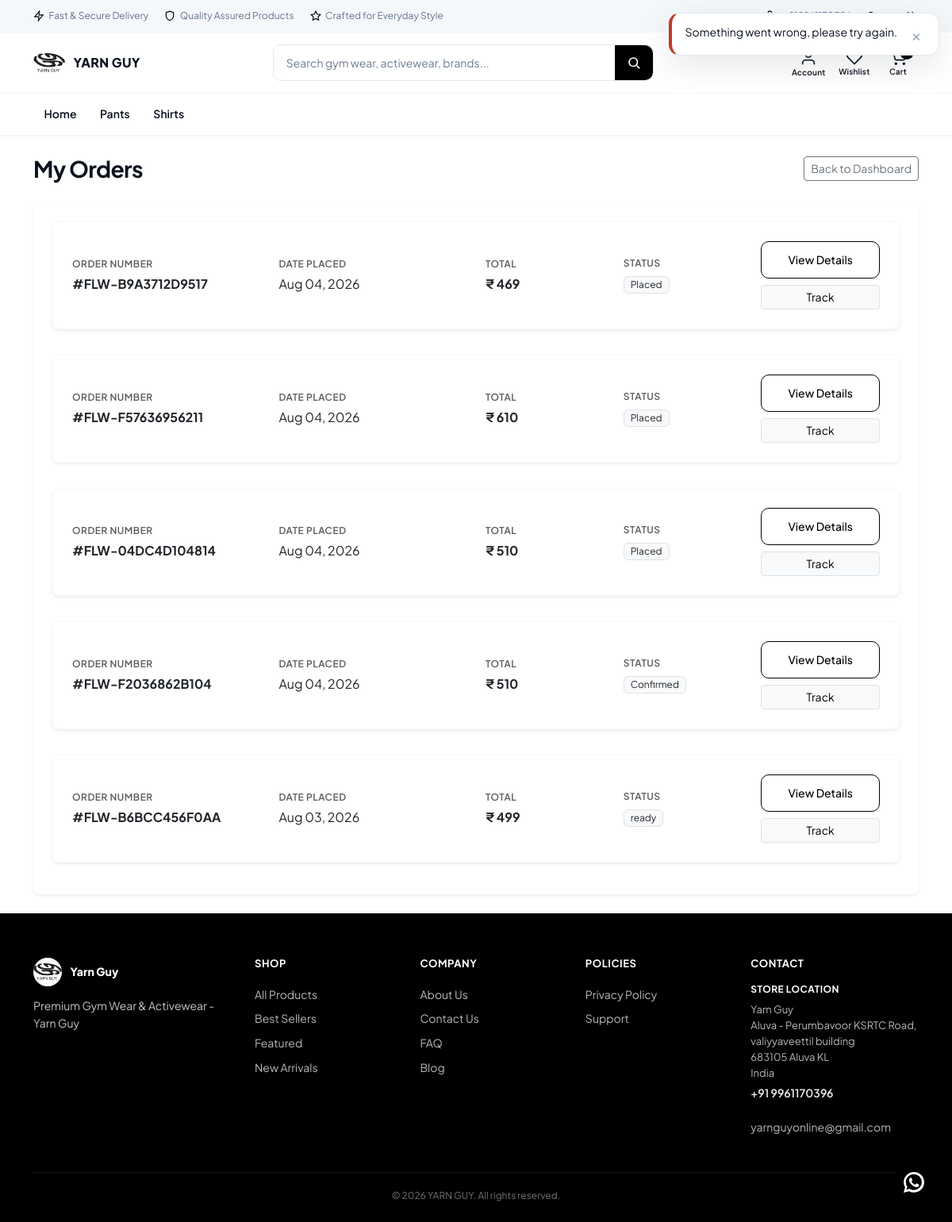
Before: /orders/ (signed in) with the older database file.
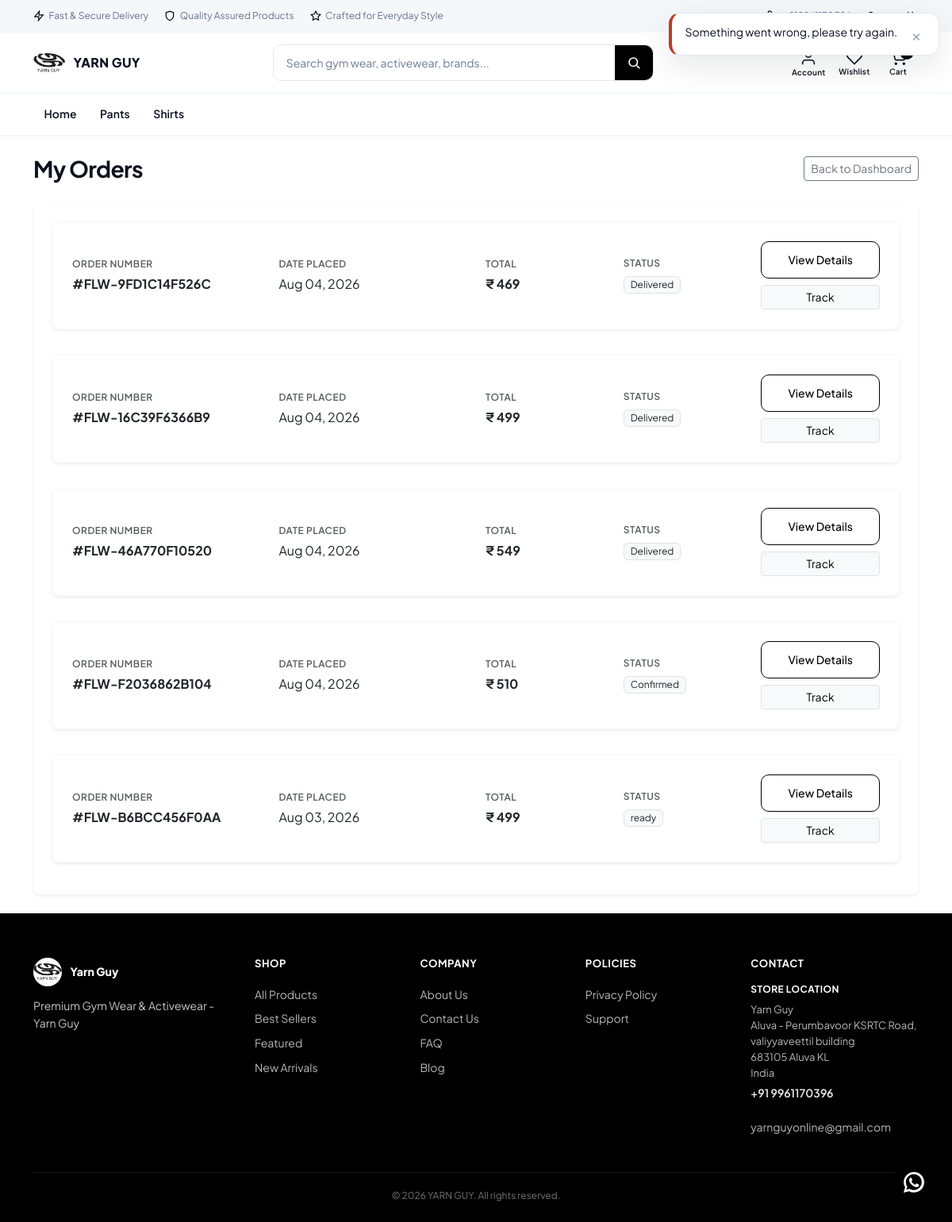
After: the same page with the newer database file.
### catalog/models.py (models this page shows, shortened)
class Category(TimeStampedModel):
    name = models.CharField(
        max_length=120,
        verbose_name="Name",
        help_text="Display name of the category.",
    )
    slug = models.SlugField(
        max_length=120,
        unique=True,
        db_index=True,
        verbose_name="Slug",
        help_text="URL-friendly category identifier.",
    )
    meta_title = models.CharField(max_length=70, blank=True, verbose_name="Meta title")
    meta_description = models.CharField(max_length=160, blank=True, verbose_name="Meta description")
    og_image = models.ImageField(
        upload_to="seo/categories/",
        blank=True,
        null=True,
        verbose_name="Open Graph image",
    )
    parent = models.ForeignKey(
        "self",
        on_delete=models.SET_NULL,
        null=True,
        blank=True,
        related_name="children",
        verbose_name="Parent category",
        help_text="Parent node in the category tree; null for top-level.",
    )
    display_order = models.PositiveIntegerField(
        default=0,
        verbose_name="Display order",
        help_text="Lower values appear first in navigation.",
    )
    is_active = models.BooleanField(
        default=True,
        db_index=True,
        verbose_name="Is active",
        help_text="When False, category is hidden from the storefront.",
    )
    class Meta:
        verbose_name = "Category"
        verbose_name_plural = "Categories"
        ordering = ["display_order", "name"]
        indexes = [
            models.Index(fields=["is_active"], name="cat_category_is_active_idx"),
        ]

### orders/models.py (models this page shows, shortened)
class Order(TimeStampedModel):
    customer_profile = models.ForeignKey(
        "accounts.CustomerProfile",
        on_delete=models.CASCADE,
        related_name="orders",
        null=True,
        blank=True,
        verbose_name="Customer profile",
        help_text="Owner of this order; null for guest checkout.",
    )
    cart = models.ForeignKey(
        "cart.Cart",
        on_delete=models.SET_NULL,
        null=True,
        blank=True,
        related_name="orders",
        verbose_name="Source cart",
    )
    order_number = models.CharField(
        max_length=32,
        unique=True,
        db_index=True,
        verbose_name="Order number",
        help_text="Human-readable unique order reference.",
    )
    idempotency_key = models.CharField(
        max_length=64,
        unique=True,
        null=True,
        blank=True,
        db_index=True,
        verbose_name="Idempotency key",
        help_text="Client-supplied key preventing duplicate order creation.",
    )
    order_status = models.CharField(
        max_length=20,
        choices=OrderStatus.choices,
        default=OrderStatus.PLACED,
        db_index=True,
        verbose_name="Order status",
    )
    delivery_date = models.DateField(
        null=True,
        blank=True,
        verbose_name="Delivery date",
        db_index=True,
    )
    subtotal = models.DecimalField(max_digits=12, decimal_places=2, default=0)
    coupon_discount = models.DecimalField(max_digits=12, decimal_places=2, default=0)
    delivery_charge = models.DecimalField(max_digits=12, decimal_places=2, default=0)
    total_amount = models.DecimalField(
        max_digits=12,
        decimal_places=2,
        verbose_name="Total amount",
        help_text="Order total in the customer's checkout currency.",
    )
    currency = models.ForeignKey(
        "core.Currency",
        on_delete=models.PROTECT,
        null=True,
        blank=True,
        related_name="orders",
        verbose_name="Currency",
    )
    delivery_address_snapshot = models.JSONField(
        default=dict,
        verbose_name="Delivery address snapshot",
    )
    invoice_details = models.JSONField(default=dict, verbose_name="Invoice details")
    class Meta:
        verbose_name = "Order"
        verbose_name_plural = "Orders"
        indexes = [
            models.Index(
                fields=["customer_profile", "-created_at"],
                name="ord_customer_created_idx",
            ),
            models.Index(fields=["order_status"], name="orders_order_status_idx"),
            models.Index(fields=["idempotency_key"], name="orders_idempotency_key_idx"),
        ]
        ordering = ["-created_at"]

### core/models.py (models this page shows, shortened)
class TimeStampedModel(models.Model):
    created_at = models.DateTimeField(
        auto_now_add=True,
        db_index=True,
        verbose_name="Created at",
        help_text="Timestamp when this record was first created.",
    )
    updated_at = models.DateTimeField(
        auto_now=True,
        db_index=True,
        verbose_name="Updated at",
        help_text="Timestamp when this record was last modified.",
    )
    class Meta:
        abstract = True

class Currency(TimeStampedModel):
    code = models.CharField(
        max_length=3,
        unique=True,
        db_index=True,
        verbose_name="Currency code",
        help_text="ISO 4217 currency code, e.g. QAR or USD.",
    )
    symbol = models.CharField(
        max_length=8,
        verbose_name="Symbol",
        help_text="Display symbol shown alongside prices, e.g. ر.ق or $.",
    )
    exchange_rate_to_base = models.DecimalField(
        max_digits=18,
        decimal_places=8,
        verbose_name="Exchange rate to base",
        help_text="Multiplier to convert this currency into the platform base currency.",
    )
    is_default = models.BooleanField(
        default=False,
        db_index=True,
        verbose_name="Is default",
        help_text="When True, this currency is the storefront default.",
    )
    is_active = models.BooleanField(
        default=True,
        db_index=True,
        verbose_name="Is active",
        help_text="When False, this currency is hidden/inactive on the storefront.",
    )
    class Meta:
        verbose_name = "Currency"
        verbose_name_plural = "Currencies"
        indexes = [
            models.Index(fields=["is_default"], name="core_currency_is_default_idx"),
        ]

### orders/views.py (the view)
# urls.py: path("", views.order_list_view, name="list"),
@login_required
@require_GET
def order_list_view(request: HttpRequest) -> HttpResponse:
    profile = request.user.customer_profile
    page = int(request.GET.get("page", 1))
    orders_page = get_customer_orders(customer_profile=profile, page=page, page_size=20)
    return render(
        request,
        "orders/order_list.html",
        {
            "orders": orders_page["results"],
            "pagination": {
                "page": orders_page["page"],
                "total_count": orders_page["total_count"],
                "total_pages": orders_page["total_pages"],
                "has_next": orders_page["has_next"],
                "has_previous": orders_page["has_previous"],
            }
        },
    )

### cart/selectors.py (called while the page is built)
def get_cart_for_request(*, request: HttpRequest) -> Optional[Cart]:
    if hasattr(request, _CART_CACHE_ATTR):
        return getattr(request, _CART_CACHE_ATTR)
    if not request.session.session_key:
        request.session.create()
    session_key = request.session.session_key
    cart = None
    if request.user.is_authenticated and hasattr(request.user, "customer_profile"):
        cart = (
            Cart.objects.filter(customer_profile=request.user.customer_profile)
            .select_related("currency")
            .first()
        )
    if cart is None:
        cart = (
            Cart.objects.filter(session_key=session_key)
            .select_related("currency")
            .first()
        )
    setattr(request, _CART_CACHE_ATTR, cart)
    return cart

def get_cart_item_count(*, cart: Cart | None) -> int:
    if cart is None:
        return 0
    total = CartItem.objects.filter(cart=cart).aggregate(total=Sum("quantity"))["total"]
    return int(total or 0)

def get_cart_count(*, request: HttpRequest) -> int:
    cart = get_cart_for_request(request=request)
    return get_cart_item_count(cart=cart)

### templates/orders/order_list.html (shortened to what this page needs)
{% extends "base.html" %}
{% load i18n storefront_tags %}
{% block content %}
<div class="container page-container py-4">
  <div class="d-flex justify-content-between align-items-center mb-4">
    <h1 class="section-title mb-0">{% trans "My Orders" %}</h1>
    <a href="{% url 'accounts:dashboard' %}" class="btn btn-outline-secondary btn-sm">{% trans "Back to Dashboard" %}</a>
  </div>
  {% if orders %}
  <div class="card border-0 shadow-sm rounded-3">
    <div class="card-body p-4">
      <div class="d-flex flex-column gap-3">
        {% for order in orders %}
        <div class="card border border-light rounded-3 mb-3 shadow-sm bg-white" style="transition: transform 0.2s, box-shadow 0.2s;" onmouseover="this.style.transform='translateY(-2px)'; this.style.boxShadow='0 .5rem 1rem rgba(0,0,0,.08)';" onmouseout="this.style.transform='translateY(0)'; this.style.boxShadow='0 .125rem .25rem rgba(0,0,0,.075)';">
          <div class="card-body p-3 p-md-4">
            <div class="row align-items-center">
              <div class="col-md-3 mb-2 mb-md-0">
                <span class="text-muted small text-uppercase fw-semibold d-block mb-1" style="font-size: 0.75rem; letter-spacing: 0.5px;">{% trans "Order Number" %}</span>
                <span class="fw-bold text-dark fs-6">#{{ order.order_number }}</span>
              </div>
              <div class="col-md-3 mb-2 mb-md-0">
                <span class="text-muted small text-uppercase fw-semibold d-block mb-1" style="font-size: 0.75rem; letter-spacing: 0.5px;">{% trans "Date Placed" %}</span>
                <span class="text-dark">{{ order.created_at|date:"M d, Y" }}</span>
              </div>
              <div class="col-md-2 mb-2 mb-md-0">
                <span class="text-muted small text-uppercase fw-semibold d-block mb-1" style="font-size: 0.75rem; letter-spacing: 0.5px;">{% trans "Total" %}</span>
                <span class="fw-bold text-dark">{% money_label order.total_amount order.currency %}</span>
              </div>
              <div class="col-md-2 mb-3 mb-md-0">
                <span class="text-muted small text-uppercase fw-semibold d-block mb-1" style="font-size: 0.75rem; letter-spacing: 0.5px;">{% trans "Status" %}</span>
                <span class="badge bg-light text-dark border px-2 py-1 fw-normal">{{ order.get_order_status_display|default:order.order_status }}</span>
              </div>
              <div class="col-md-2 text-md-end">
                <a href="{% url 'orders:detail' order_id=order.pk %}" class="btn btn-outline-floward btn-sm w-100 mb-2 fw-medium">{% trans "View Details" %}</a>
                <a href="{% url 'orders:tracking' order_id=order.pk %}" class="btn btn-light border btn-sm w-100">{% trans "Track" %}</a>
              </div>
            </div>
          </div>
        </div>
        {% endfor %}
      </div>
    </div>
  </div>
  {% endif %}
</div>
{% endblock %}

### templates/includes/header.html (shortened to what the changed rows need)
{% load i18n static %}
<header class="site-header jm-header sticky-top">
  <nav class="jm-nav d-none d-lg-block" aria-label="{% trans 'Primary' %}">
    <div class="container jm-nav__inner">
      <ul class="jm-nav__links">
        {% for cat in category_tree %}
        <li><a
            class="jm-nav__link {% if request.resolver_match.kwargs.category_slug == cat.slug %}is-active{% endif %}"
            href="{% url 'catalog:plp-category' category_slug=cat.slug %}">{{ cat.name }}</a></li>
        {% endfor %}
      </ul>
    </div>
  </nav>
</header>

Changed rows visible on the page:
removed Order: order_number "FLW-B9A3712D9517", created_at "Aug 04, 2026", total_amount+currency "₹ 469", order_status "Placed"
removed Order: order_number "FLW-F57636956211", created_at "Aug 04, 2026", total_amount+currency "₹ 610", order_status "Placed"
removed Order: order_number "FLW-04DC4D104814", created_at "Aug 04, 2026", total_amount+currency "₹ 510", order_status "Placed"
added Order: order_number "FLW-9FD1C14F526C", created_at "Aug 04, 2026", total_amount+currency "₹ 469", order_status "Delivered"
added Order: order_number "FLW-16C39F6366B9", created_at "Aug 04, 2026", total_amount+currency "₹ 499", order_status "Delivered"
added Order: order_number "FLW-46A770F10520", created_at "Aug 04, 2026", total_amount+currency "₹ 549", order_status "Delivered"
